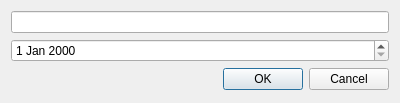
<?xml version="1.0" encoding="UTF-8"?>
<ui version="4.0">
 <class>PatientEditDialog</class>
 <widget class="QDialog" name="PatientEditDialog">
  <property name="geometry">
   <rect>
    <x>0</x>
    <y>0</y>
    <width>400</width>
    <height>103</height>
   </rect>
  </property>
  <property name="windowTitle">
   <string>Dialog</string>
  </property>
  <layout class="QGridLayout" name="gridLayout">
   <item row="0" column="0">
    <widget class="QLineEdit" name="leFullName"/>
   </item>
   <item row="1" column="0">
    <widget class="QDateEdit" name="deBirthDate"/>
   </item>
   <item row="2" column="0">
    <widget class="QDialogButtonBox" name="buttonBox">
     <property name="orientation">
      <enum>Qt::Orientation::Horizontal</enum>
     </property>
     <property name="standardButtons">
      <set>QDialogButtonBox::StandardButton::Cancel|QDialogButtonBox::StandardButton::Ok</set>
     </property>
    </widget>
   </item>
  </layout>
 </widget>
 <resources/>
 <connections>
  <connection>
   <sender>buttonBox</sender>
   <signal>accepted()</signal>
   <receiver>PatientEditDialog</receiver>
   <slot>accept()</slot>
   <hints>
    <hint type="sourcelabel">
     <x>248</x>
     <y>254</y>
    </hint>
    <hint type="destinationlabel">
     <x>157</x>
     <y>274</y>
    </hint>
   </hints>
  </connection>
  <connection>
   <sender>buttonBox</sender>
   <signal>rejected()</signal>
   <receiver>PatientEditDialog</receiver>
   <slot>reject()</slot>
   <hints>
    <hint type="sourcelabel">
     <x>316</x>
     <y>260</y>
    </hint>
    <hint type="destinationlabel">
     <x>286</x>
     <y>274</y>
    </hint>
   </hints>
  </connection>
 </connections>
</ui>
